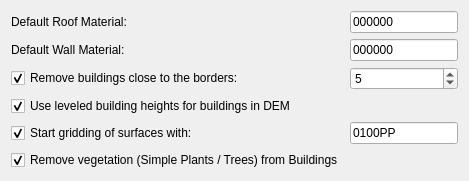
                <widget class="QWidget" name="tab_4">
                 <attribute name="title">
                  <string>Additional Gridding Settings</string>
                 </attribute>
                 <layout class="QGridLayout" name="gridLayout_14">
                  <item row="2" column="0" colspan="3">
                   <widget class="QCheckBox" name="chk_bBorders">
                    <property name="text">
                     <string>Remove buildings close to the borders:</string>
                    </property>
                    <property name="checked">
                     <bool>true</bool>
                    </property>
                   </widget>
                  </item>
                  <item row="1" column="0" colspan="2">
                   <widget class="QLabel" name="label_13">
                    <property name="text">
                     <string>Default Wall Material:</string>
                    </property>
                   </widget>
                  </item>
                  <item row="2" column="3">
                   <widget class="QgsSpinBox" name="se_bBorders">
                    <property name="maximum">
                     <number>999</number>
                    </property>
                    <property name="value">
                     <number>5</number>
                    </property>
                   </widget>
                  </item>
                  <item row="3" column="0" colspan="3">
                   <widget class="QCheckBox" name="chk_bDEMLevel">
                    <property name="text">
                     <string>Use leveled building heights for buildings in DEM</string>
                    </property>
                    <property name="checked">
                     <bool>true</bool>
                    </property>
                   </widget>
                  </item>
                  <item row="6" column="0" colspan="3">
                   <widget class="QCheckBox" name="chk_bVeg">
                    <property name="text">
                     <string>Remove vegetation (Simple Plants / Trees) from Buildings</string>
                    </property>
                    <property name="checked">
                     <bool>true</bool>
                    </property>
                   </widget>
                  </item>
                  <item row="4" column="0" colspan="3">
                   <widget class="QCheckBox" name="chk_startSurf">
                    <property name="text">
                     <string>Start gridding of surfaces with:</string>
                    </property>
                    <property name="checked">
                     <bool>true</bool>
                    </property>
                   </widget>
                  </item>
                  <item row="1" column="3">
                   <widget class="QLineEdit" name="le_defWall">
                    <property name="text">
                     <string>000000</string>
                    </property>
                   </widget>
                  </item>
                  <item row="4" column="3">
                   <widget class="QLineEdit" name="le_surfStart">
                    <property name="sizePolicy">
                     <sizepolicy hsizetype="Minimum" vsizetype="Fixed">
                      <horstretch>0</horstretch>
                      <verstretch>0</verstretch>
                     </sizepolicy>
                    </property>
                    <property name="text">
                     <string>0100PP</string>
                    </property>
                   </widget>
                  </item>
                  <item row="0" column="3">
                   <widget class="QLineEdit" name="le_defRoof">
                    <property name="text">
                     <string>000000</string>
                    </property>
                   </widget>
                  </item>
                  <item row="0" column="0" colspan="2">
                   <widget class="QLabel" name="label_19">
                    <property name="text">
                     <string>Default Roof Material:</string>
                    </property>
                   </widget>
                  </item>
                 </layout>
                </widget>
